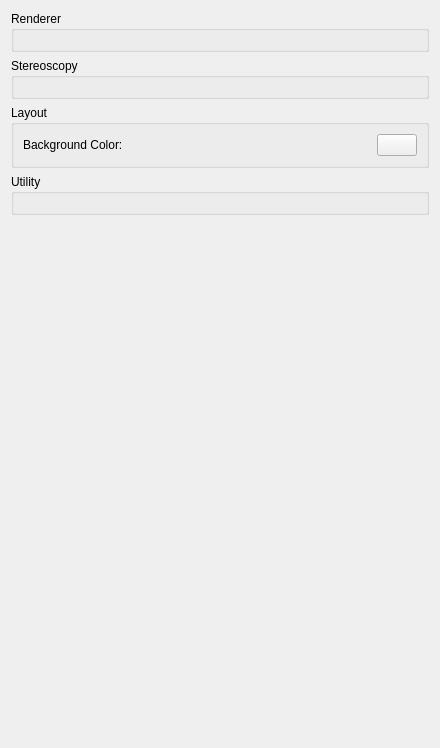
<?xml version="1.0" encoding="UTF-8"?>
<ui version="4.0">
 <class>ConfigureEnhancements</class>
 <widget class="QWidget" name="ConfigureEnhancements">
  <property name="geometry">
   <rect>
    <x>0</x>
    <y>0</y>
    <width>440</width>
    <height>748</height>
   </rect>
  </property>
  <property name="minimumSize">
   <size>
    <width>0</width>
    <height>0</height>
   </size>
  </property>
  <property name="windowTitle">
   <string>Form</string>
  </property>
  <layout class="QVBoxLayout" name="verticalLayout">
   <item>
    <widget class="QGroupBox" name="rendererBox">
     <property name="title">
      <string>Renderer</string>
     </property>
     <layout class="QVBoxLayout" name="verticalLayout_6"/>
    </widget>
   </item>
   <item>
    <widget class="QGroupBox" name="stereo_group">
     <property name="title">
      <string>Stereoscopy</string>
     </property>
     <layout class="QVBoxLayout" name="verticalLayout_4"/>
    </widget>
   </item>
   <item>
    <widget class="QGroupBox" name="layout_group">
     <property name="title">
      <string>Layout</string>
     </property>
     <layout class="QVBoxLayout" name="verticalLayout_3">
      <item>
       <widget class="QWidget" name="bg_color_group" native="true">
        <layout class="QHBoxLayout" name="bg_color_group_2">
         <property name="leftMargin">
          <number>0</number>
         </property>
         <property name="topMargin">
          <number>0</number>
         </property>
         <property name="rightMargin">
          <number>0</number>
         </property>
         <property name="bottomMargin">
          <number>0</number>
         </property>
         <item>
          <widget class="QLabel" name="bg_label">
           <property name="text">
            <string>Background Color:</string>
           </property>
          </widget>
         </item>
         <item>
          <widget class="QPushButton" name="bg_button">
           <property name="maximumSize">
            <size>
             <width>40</width>
             <height>16777215</height>
            </size>
           </property>
          </widget>
         </item>
        </layout>
       </widget>
      </item>
     </layout>
    </widget>
   </item>
   <item>
    <widget class="QGroupBox" name="utilityBox">
     <property name="title">
      <string>Utility</string>
     </property>
     <layout class="QVBoxLayout" name="verticalLayout_8"/>
    </widget>
   </item>
   <item>
    <spacer name="verticalSpacer">
     <property name="orientation">
      <enum>Qt::Vertical</enum>
     </property>
     <property name="sizeHint" stdset="0">
      <size>
       <width>20</width>
       <height>165</height>
      </size>
     </property>
    </spacer>
   </item>
  </layout>
 </widget>
 <tabstops>
  <tabstop>bg_button</tabstop>
 </tabstops>
 <resources/>
 <connections/>
</ui>
